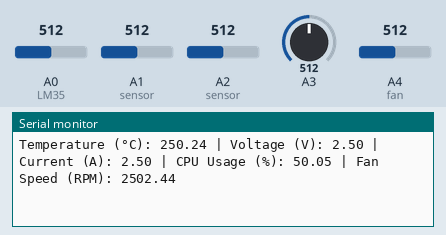
The sketch below on a simulated Arduino Uno, built with avr-gcc and run on an emulated ATmega328P. Shown: the last lines printed to the serial monitor. The test bench sets the inputs (shaded band); at power-on: A4 (fan) = 512, A0 (LM35) = 512, A1 (sensor) = 512, A2 (sensor) = 512, A3 = 512.

Above: at 10.5 s.
10.6 s: A4 (fan) set to 221
At 12.5 s:
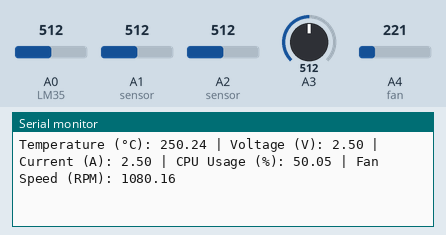
14.8 s: A4 (fan) set to 188
At 15.6 s:
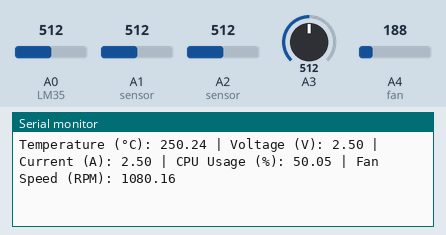
Timing chart, 0 to 17.8 s (numbered marks = the images above; inputs shaded):
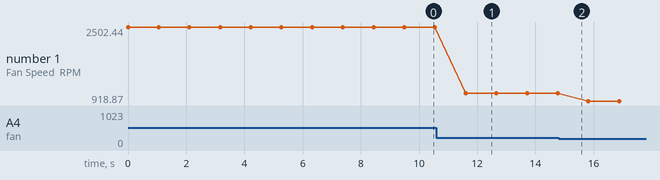

Measured:
- after the input at 10.6 s, the serial monitor: prints a new line after 1.0 s (image 1)
- plotted number 1: 2502.44 → 1080.16 after the input at 10.6 s, 1080.16 → 918.87 after the input at 14.8 s

The sketch:

arduino_code.ino
```cpp
/*
  Simulating CPU Sensor Readings with Arduino & Tinkercad
  ---------------------------------------------------------
  - Temperature Sensor: LM35 connected to A0.
  - Voltage Sensor: Simulated with a potentiometer on A1.
  - Current Sensor: Simulated with a potentiometer on A2.
  - CPU Usage Monitor: Simulated with a potentiometer on A3.
  - Fan Speed Sensor: Simulated with a potentiometer on A4.
*/

void setup() {
  Serial.begin(9600);    // initialize serial communication at 9600 baud
}

void loop() {
  // Read analog values from sensors
  int tempRaw      = analogRead(A0);  // LM35 temperature sensor
  int voltageRaw   = analogRead(A1);  // simulated voltage sensor
  int currentRaw   = analogRead(A2);  // simulated current sensor
  int cpuUsageRaw  = analogRead(A3);  // simulated CPU usage monitor
  int fanSpeedRaw  = analogRead(A4);  // simulated fan speed sensor

  // Convert raw values to simulated physical units:

  // LM35 outputs 10mV per °C, so:
  float temperature = (tempRaw * (5.0 / 1023.0)) * 100.0;  // temperature in °C

  // For the other sensors, we assume a basic conversion:
  // The potentiometer gives a voltage between 0 and 5V.
  // You can adjust these factors as needed for your simulation:

  float voltage   = voltageRaw * (5.0 / 1023.0);         // Voltage in Volts
  float current   = currentRaw * (5.0 / 1023.0);           // Current in Amps (simulation scale)
  float cpuUsage  = cpuUsageRaw * (5.0 / 1023.0) * 20;       // CPU usage in % (scale factor to get 0-100%)
  float fanSpeed  = fanSpeedRaw * (5.0 / 1023.0) * 1000;     // Fan speed in RPM (simulation scale)

  // Print out sensor readings to Serial Monitor
  Serial.print("Temperature (°C): ");
  Serial.print(temperature);
  Serial.print(" | Voltage (V): ");
  Serial.print(voltage);
  Serial.print(" | Current (A): ");
  Serial.print(current);
  Serial.print(" | CPU Usage (%): ");
  Serial.print(cpuUsage);
  Serial.print(" | Fan Speed (RPM): ");
  Serial.println(fanSpeed);

  delay(1000); // delay 1 second between reads for clarity
}
```
